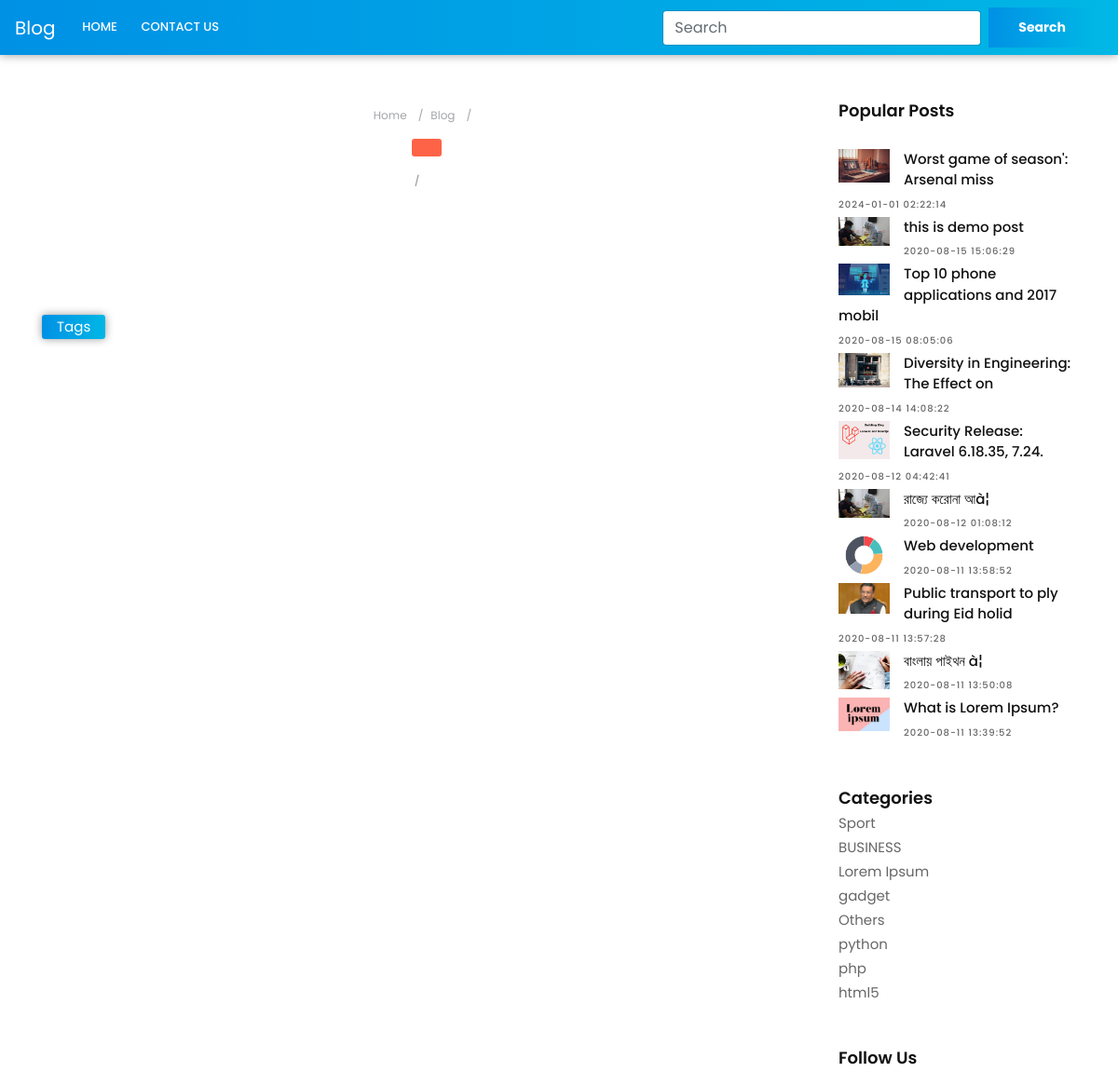
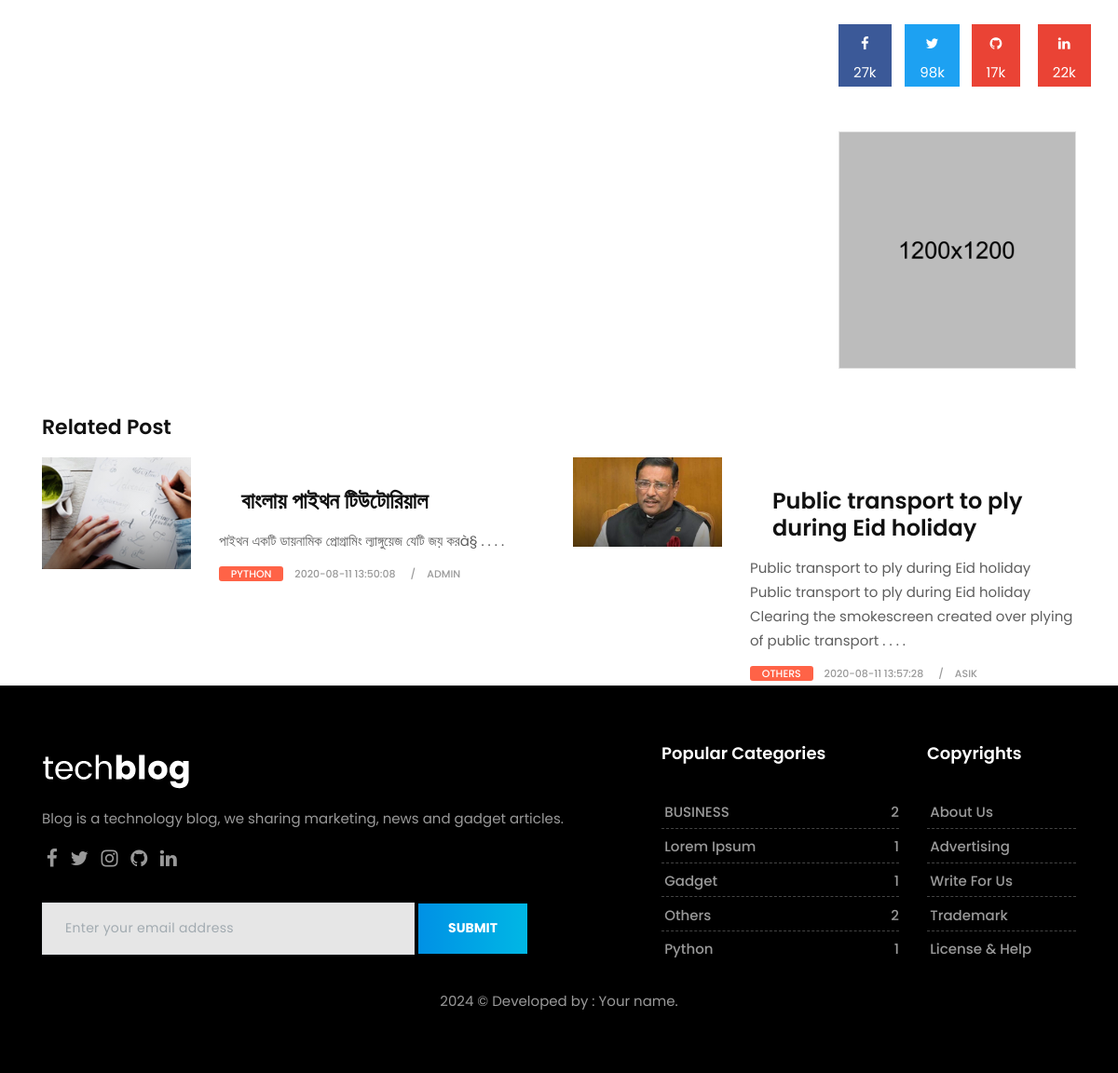
The app's page /singlepage.php with its own data (2 pictures, top to bottom).
### tables this page shows
CREATE TABLE `blog` (
  `id` int NOT NULL,
  `cat_id` int NOT NULL,
  `title` varchar(255) NOT NULL,
  `content` longtext NOT NULL,
  `tag` text NOT NULL,
  `admin` varchar(100) NOT NULL,
  `status` tinyint(1) NOT NULL,
  `rate` tinyint NOT NULL,
  `image` varchar(255) NOT NULL,
  `date` timestamp NOT NULL DEFAULT CURRENT_TIMESTAMP
);

CREATE TABLE `categories` (
  `id` int NOT NULL,
  `category_name` varchar(100) NOT NULL,
  `status` tinyint NOT NULL,
  `create_time` timestamp NOT NULL DEFAULT CURRENT_TIMESTAMP,
  `admin_name` varchar(70) NOT NULL
);

### app/classes/Database.php (called while the page is built, shortened)
<?php
class Database
{
    public static function db()
    {
        $link = mysqli_connect('localhost','root','root1234','blog_site');
        return $link;
    }
}

### app/classes/Post.php (called while the page is built, shortened)
<?php
class Post
{
    public  static  function showPopulerlPost(){
        $sql = "SELECT blog.*, categories.category_name FROM blog INNER JOIN categories ON blog.cat_id = categories.id WHERE blog.rate = 1 ORDER BY id DESC ";
        $result = mysqli_query(Database::db(),$sql);
        if($result){
            return $result;
        }else{
            return false;
        }
    }
    public static function relatedPost(){
        $rand1 = rand(1,5);
        $rand2 = rand(1,3);
        $sql = "SELECT blog.*, categories.category_name FROM blog INNER JOIN categories ON blog.cat_id = categories.id WHERE blog.status = 1 LIMIT $rand1,$rand2 ";
        $result = mysqli_query(Database::db(),$sql);
        if($result){
            $row = mysqli_num_rows($result);
            if($row>0){
                return $result;
            }
            return false;
        }else{
            return false;
        }
    }
}

### app/classes/Category.php (called while the page is built, shortened)
<?php
class Category
{
    public static function showLimitCategory(){
        $sql = "SELECT * FROM `categories` ORDER BY id DESC LIMIT 1,5";
        $result = mysqli_query(Database::db(),$sql);
        if($result){
            return $result;
        }else{
            return false;
        }
    }
    public static function countCategoryPost($id){
        $sql = "SELECT * FROM blog WHERE cat_id = $id";
        $result = mysqli_query(Database::db(),$sql);
        if($result){
            $row = mysqli_num_rows($result);
            return $row;
        }else{
            return false;
        }
    }
    public  static  function activeCategories(){
        $sql = "SELECT * FROM `categories` WHERE `status` = 1 ORDER BY id DESC";
        $res = mysqli_query(Database::db(),$sql);
        if($res){
            return $res;
        }else{
            return false;
        }
    }
}

### app/classes/Helper.php (called while the page is built, shortened)
<?php
class Helper
{
    public  static  function textShort($text,$limit = 400){
        $text = $text . " ";
        $text = substr($text,0,$limit);
        $text = $text . " . . . .";
        return $text;
    }
}

### singlepage.php (the view, shortened to what this page needs)
<?php require_once 'header.php';
?>
<div class="col-lg-9 col-md-12 col-sm-12 col-xs-12">
    <div class="page-wrapper">
        <div class="blog-title-area text-center">
            <ol class="breadcrumb hidden-xs-down">
                <li class="breadcrumb-item"><a href="#">Home</a></li>
                <li class="breadcrumb-item"><a href="#">Blog</a></li>
                <li class="breadcrumb-item active"><?= $postData['title'] ?></li>
            </ol>
            <span class="color-orange"><a href="" title=""><?= $postData['category_name'] ?></a></span>
            <div class="blog-meta big-meta">
                <small><a href="tech-single.html" title=""><?= $postData['date'] ?></a></small>
                <small><a href="tech-author.html" title=""><?= $postData['admin'] ?></a></small>
            </div>
        </div>
        <div class="single-post-media text-center">
        </div>
        <div class="blog-title-area mt-5">
            <div class="tag-cloud-single">
                <span>Tags</span>
                <small><a href="#" title=""><?= $postData['tag'] ?></a></small>
            </div>
        </div>
    </div>
</div>
<?php require_once 'sidebar.php'; ?>
<div class="container">
    <h3>Related Post</h3>
    <div class="row">
        <?php
        $ob = Post::relatedPost();
        while ($rp = mysqli_fetch_assoc($ob)) { ?>
        <div class="col-md-6">
            <div class="blog-list clearfix">
                <div class="blog-box row">
                    <div class="col-md-4">
                        <div class="post-media">
                            <a href="singlepage.php?id=<?= $rp['id'] ?>" title="">
                                <img src="uploads/<?= $rp['image'] ?>" alt="" class="img-fluid w-100">
                                <div class="hovereffect"></div>
                            </a>
                        </div>
                    </div>
                    <div class="blog-meta big-meta col-md-8">
                        <h4><a href="singlepage.php?id=<?= $rp['id'] ?>" title=""><?= $rp['title'] ?></a></h4>
                        <p><?php
                            $txt = $rp['content'];
                            echo   \App\classes\Helper::textShort("$txt",150);
                            ?></p>
                        <small class="firstsmall"><a class="bg-orange" href="singlepage.php?id=<?= $rp['id'] ?>" title="Category"><?= $rp['category_name'] ?></a></small>
                        <small><a  title="Date and Time"><?= $rp['date'] ?></a></small>
                        <small><a  title="Author or Media"><?= $rp['admin'] ?></a></small>
                    </div>
                </div>
            </div>
        </div>
        <?php } ?>
    </div>
</div>
<?php require_once 'footer.php'; ?>

### sidebar.php (shortened to what this page needs)
<div class="col-lg-3 col-md-12 col-sm-12 col-xs-12">
    <div class="sidebar">
        <div class="widget">
            <h2 class="widget-title">Popular Posts</h2>
            <div class="blog-list-widget">
                <div class="list-group">
                    <?php
                    while ($row1 = mysqli_fetch_assoc($populer)){
                        ?>
                        <a href="singlepage.php?id=<?= $row1['id'] ?>" class="list-group-item list-group-item-action flex-column align-items-start">
                            <div class="w-100 last-item justify-content-between">
                                <img src="uploads/<?= $row1['image'] ?>" alt="" class="img-fluid float-left">
                                <h5 class="mb-1"><?= substr($row1['title'],0,40) ?></h5>
                                <small><?= $row1['date'] ?></small>
                            </div>
                        </a>
                    <?php } ?>
                </div>
            </div>
        </div>
        <div class="widget">
            <h2 class="widget-title" style="margin-bottom: 5px;">Categories</h2>
            <div class="blog-list-widget">
                <div class="list-group">
                    <?php
                    $categories = Category::activeCategories();
                    while ($row2 = mysqli_fetch_assoc($categories)){
                    ?>
                    <p style="margin-bottom: 0px;border-bottom: 1px solid #cc"><a href="index.php?id=<?= $row2['id']?>&catwisepost"><?= $row2['category_name'] ?></a></p>
                    <?php } ?>
                </div>
            </div>
        </div>
        <div class="widget">
            <h2 class="widget-title">Follow Us</h2>
            <div class="row text-center">
                <div class="col-lg-3 col-md-3 col-sm-3 col-xs-6">
                    <a href="#" class="social-button facebook-button">
                        <i class="fa fa-facebook"></i>
                        <p>27k</p>
                    </a>
                </div>
                <div class="col-lg-3 col-md-3 col-sm-3 col-xs-6">
                    <a href="#" class="social-button twitter-button">
                        <i class="fa fa-twitter"></i>
                        <p>98k</p>
                    </a>
                </div>
                <div class="col-lg-3 col-md-3 col-sm-3 col-xs-6">
                    <a href="#" class="social-button google-button">
                        <i class="fa fa-github"></i>
                        <p>17k</p>
                    </a>
                </div>
                <div class="col-lg-3 col-md-3 col-sm-3 col-xs-6">
                    <a href="#" class="social-button google-button">
                        <i class="fa fa-linkedin"></i>
                        <p>22k</p>
                    </a>
                </div>
            </div>
        </div>
        <div class="widget">
            <div class="banner-spot clearfix">
                <div class="banner-img">
                    <img src="upload/banner_03.jpg" alt="" class="img-fluid">
                </div>
            </div>
        </div>
    </div>
</div>

### footer.php (shortened to what this page needs)
</div>
</div>
</section>
<footer class="footer">
    <div class="container">
        <div class="row">
            <div class="col-lg-7">
                <div class="widget">
                    <div class="footer-text text-left">
                        <a href="index.html"><img src="images/version/tech-footer-logo.png" alt="" class="img-fluid"></a>
                        <p>Blog is a technology blog, we sharing marketing, news and gadget articles.</p>
                        <div class="social">
                            <a href="#" data-toggle="tooltip" data-placement="bottom" title="Facebook"><i class="fa fa-facebook"></i></a>
                            <a href="#" data-toggle="tooltip" data-placement="bottom" title="Twitter"><i class="fa fa-twitter"></i></a>
                            <a href="#" data-toggle="tooltip" data-placement="bottom" title="Instagram"><i class="fa fa-instagram"></i></a>
                            <a href="#" data-toggle="tooltip" data-placement="bottom" title="Github"><i class="fa fa-github"></i></a>
                            <a href="#" data-toggle="tooltip" data-placement="bottom" title="Linkedin"><i class="fa fa-linkedin"></i></a>
                        </div>
                        <div class="newsletter-widget text-left">
                            <form class="form-inline">
                                <input type="text" class="form-control" placeholder="Enter your email address">
                                <button type="submit" class="btn btn-primary">SUBMIT</button>
                            </form>
                        </div>
                    </div>
                </div>
            </div>
            <div class="col-lg-3 col-md-12 col-sm-12 col-xs-12">
                <div class="widget">
                    <h2 class="widget-title">Popular Categories</h2>
                    <div class="link-widget">
                        <ul>
                            <?php
                            $popu = Category::showLimitCategory();
                            while ($cat = mysqli_fetch_assoc($popu)){
                                ?>
                                <li><a href="index.php?id=<?= $cat['id']?>&catwisepost"><?= $cat['category_name'] ?> <span><?php echo Category::countCategoryPost($cat['id']);?></span></a></li>
                            <?php } ?>
                        </ul>
                    </div>
                </div>
            </div>
            <div class="col-lg-2 col-md-12 col-sm-12 col-xs-12">
                <div class="widget">
                    <h2 class="widget-title">Copyrights</h2>
                    <div class="link-widget">
                        <ul>
                            <li><a href="#">About us</a></li>
                            <li><a href="#">Advertising</a></li>
                            <li><a href="#">Write for us</a></li>
                            <li><a href="#">Trademark</a></li>
                            <li><a href="#">License & Help</a></li>
                        </ul>
                    </div>
                </div>
            </div>
        </div>
        <div class="row" >
            <div class="col-md-12 text-center">
                <br>
                <div class="copyright"> <a href="#"> 2024 © Developed by : Your name.</div>
            </div>
        </div>
    </div>
</footer>
</div>
</body>
</html>

### assets/css/colors.css (style rules this page uses)
.tag-cloud-single span, .page-title i, .btn:hover, .sitemap-wrapper .year, .btn:focus, .navbar-inverse .navbar-toggler { color: #ffffff !important; background-color: #3197d6; }
.footer .widget-title { border-color: #3197d6; }

### assets/css/version/tech.css (style rules this page uses)
body { background-color: #ffffff; }
h1, h2, h3, h4, h5, body, .navbar-toggleable-md .navbar-nav .nav-link, .market-header, .btn, .dropdown-item, .form-control, p { font-family: 'Poppins', serif !important; }
h1, h2, h3, h4, h5 { font-weight: 600; }
.blog-meta.big-meta h4 { font-size: 24px; }
.banner-spot { padding: 0 !important; border: 1px solid #e2e2e2; }
.blog-meta small a, .blog-meta small { font-weight: 500; color: #999 !important; }
.social-button { background-color: #dddddd; display: table; padding: 0.5rem 1rem; color: #ffffff !important; position: relative; width: 100%; }
.social-button .fa { color: #ffffff !important; }
.social-button p { margin: 10px 0 0; padding: 0; color: #ffffff !important; line-height: 1; }
.facebook-button { background-color: #3b5998; }
.twitter-button { background-color: #1da1f2; }
.google-button { background-color: #ea4335; }
.blog-meta .bg-orange { color: #ffffff !important; padding: 0 0.8rem; border-radius: 3px; }
.blog-meta small.firstsmall:after { content: "" !important; padding-left: 0; }
.footer { background-color: #000000; background-image: none; }
.footer .widget-title { color: #ffffff !important; }
.footer p { color: #999999 !important; }
.footer a { color: #999999 !important; }
.footer .link-widget li { border-color: #444; }
.blog-title-area span a { font-size: 13px; }
.bg-orange { background-color: #FF6347 !important; }
.page-title .bg-orange, .masonry-box:hover .blog-meta span.bg-orange, .color-orange a { background-color: #FF6347 !important; }
.btn, .page-link:hover, .page-link:focus, .btn:hover, .btn:focus { color: #ffffff !important; background: rgba(0, 0, 0, 0) linear-gradient(to right, #0091e5 0px, #00b7e5 100%) repeat scroll 0 0 !important }
.tag-cloud-single span, .navbar-inverse { color: #ffffff !important; box-shadow: 0 0 10px rgba(0, 0, 0, 0.4); background: rgba(0, 0, 0, 0) linear-gradient(to right, #0091e5 0px, #00b7e5 100%) repeat scroll 0 0 !important }

### records on screen
blog: image (picture), title "Worst game of season': Arsenal miss", date "2024-01-01 02:22:14"
blog: image (picture), title "this is demo post", date "2020-08-15 15:06:29"
blog: image (picture), title "Top 10 phone applications and 2017 mobil", date "2020-08-15 08:05:06"
blog: image (picture), title "Diversity in Engineering: The Effect on", date "2020-08-14 14:08:22"
blog: image (picture), title "Security Release: Laravel 6.18.35, 7.24.", date "2020-08-12 04:42:41"
blog: image (picture), title "রাজ্যে করোনা আà¦", date "2020-08-12 01:08:12"
blog: image (picture), title "Web development", date "2020-08-11 13:58:52"
blog: image (picture), title "Public transport to ply during Eid holid", date "2020-08-11 13:57:28", title "Public transport to ply during Eid holiday", content "Public transport to ply during Eid holiday Public transport to ply during Eid holiday Clearing the smokescreen created over plying of public transport . . . .", categories.category_name "OTHERS", admin "ASIK"
blog: image (picture), title "বাংলায় পাইথন à¦", date "2020-08-11 13:50:08", title "বাংলায় পাইথন টিউটোরিয়াল", content "পাইথন একটি ডায়নামিক প্রোগ্রামিং ল্যাঙ্গুয়েজ যেটি জয় করà§ . . . .", categories.category_name "PYTHON", admin "ADMIN"
blog: image (picture), title "What is Lorem Ipsum?", date "2020-08-11 13:39:52"
categories: category_name "Sport"
categories: category_name "BUSINESS", id "2"
categories: category_name "Lorem Ipsum", id "1"
categories: category_name "gadget", category_name "Gadget", id "1"
categories: category_name "Others", id "2"
categories: category_name "python", category_name "Python", id "1"
categories: category_name "php"
categories: category_name "html5"
